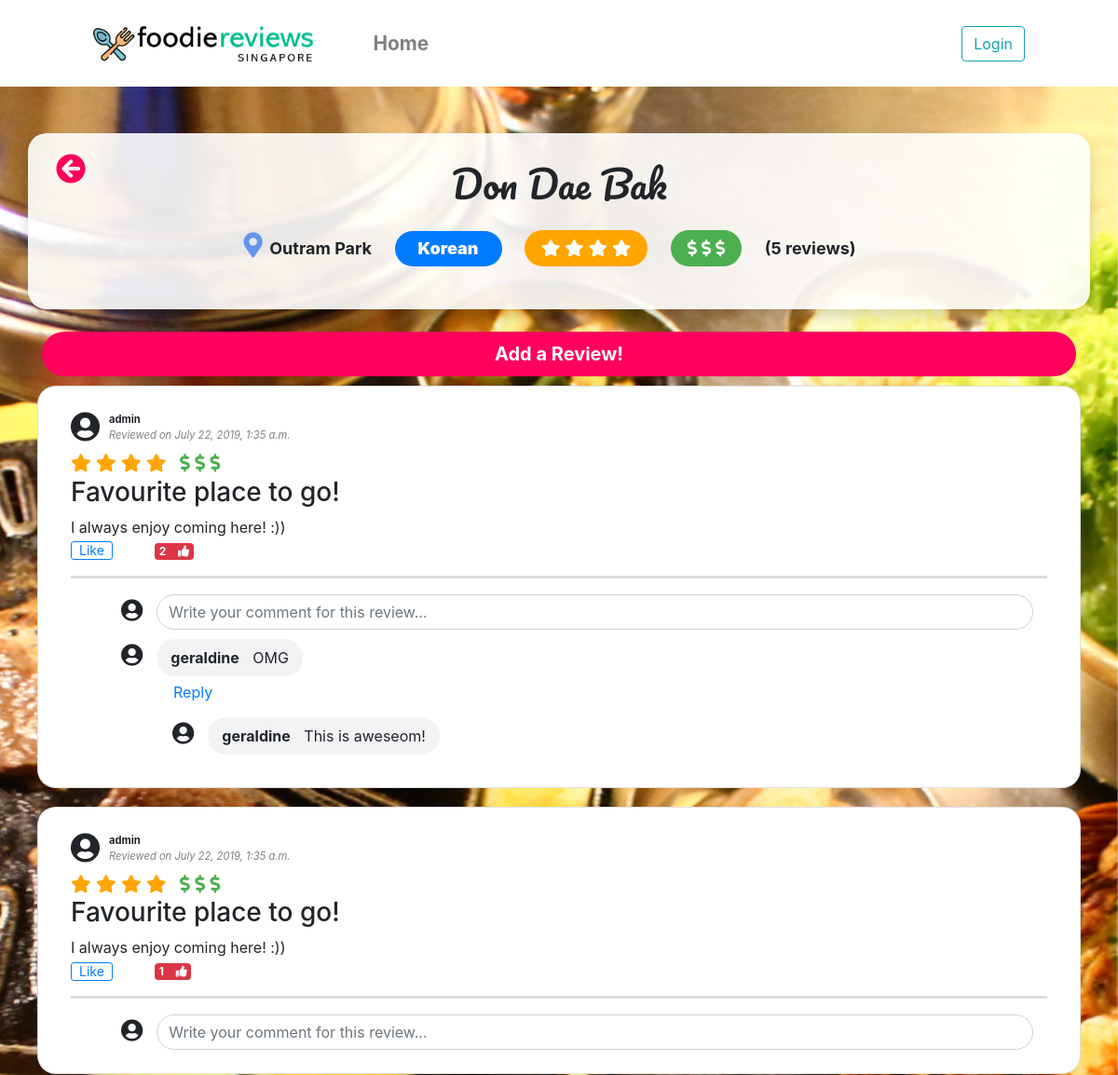
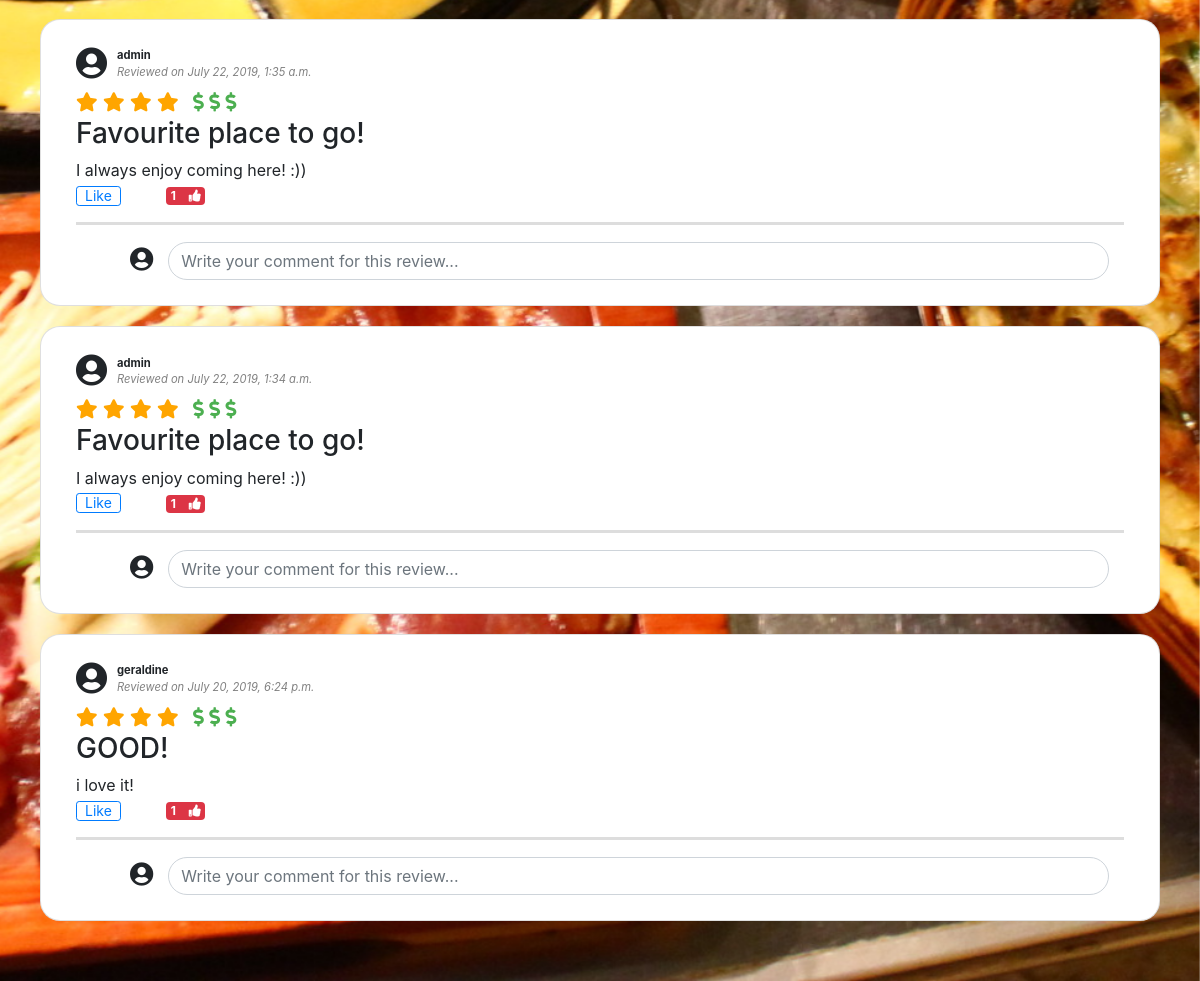
Page /reviewapp/resto/5/ on the committed database (2 pictures, top to bottom).
### reviewapp/models.py (models this page shows, shortened)
class Restaurant(models.Model):
    category=models.ForeignKey(Category,on_delete=models.CASCADE)
    restaurant_text= models.CharField(max_length=100)
    restaurant_address= models.CharField(max_length=100)
    def review_amount(self):
        return self.review_set.count()
    def rating(self):
        if self.review_amount() is 0:
            return 0
        ratings = [r.review_rate for r in self.review_set.all()]
        avg_rate = round(statistics.mean(ratings))
        avg_rate = 1 if avg_rate is 0 else avg_rate
        return avg_rate
    def pricing(self):
        if self.review_amount() is 0:
            return 0
        prices = [r.review_price for r in self.review_set.all()]
        avg_price = round(statistics.mean(prices))
        avg_price = 1 if avg_price is 0 else avg_price
        return avg_price

class Category(models.Model):
    category_text = models.CharField(max_length=50)

class Review(models.Model):
    restaurant = models.ForeignKey(Restaurant,on_delete=models.CASCADE)
    review_user = models.ForeignKey(User, on_delete=models.CASCADE)
    review_title = models.CharField(max_length=100)
    review_description = models.CharField(max_length=500)
    review_rate = models.IntegerField(default = 0)
    review_price = models.IntegerField(default = 0)
    review_date = models.DateTimeField(auto_now_add=True)

class Comment(models.Model):
    review = models.ForeignKey(Review,on_delete=models.CASCADE)
    comment_user = models.ForeignKey(User, on_delete=models.CASCADE)
    comment_description = models.CharField(max_length=500)

class Reply(models.Model):
    comment = models.ForeignKey(Comment,on_delete=models.CASCADE)
    reply_user = models.ForeignKey(User, on_delete=models.CASCADE)
    reply_description = models.CharField(max_length=500)

### reviewapp/views.py (the view)
# urls.py: path('resto/<int:restaurant_id>/', views.details, name='details'),
def details(request, restaurant_id):
    restaurant = Restaurant.objects.filter(pk=restaurant_id).first()
    user_liked_reviews = []
    if request.user.is_authenticated:
        user_liked_reviews = get_liked_reviews_by_user_and_restaurant(request.user, restaurant)
    context = {
        'restaurant': restaurant,
        'user': request.user,
        'user_liked_reviews': user_liked_reviews
    }
    return render(request, 'reviewapp/details.html', context)

### reviewapp/templates/reviewapp/details.html (shortened to what this page needs)
{% extends 'reviewapp/base.html' %}
{% block content %}
<div id="outer"
style="width:100%; min-height: 100vh; background:url('/static/reviewapp/images/{{ restaurant.pk }}.jpg') no-repeat fixed center; background-size: cover;">
    <div class="content-container container">
        <div class="row">
            <div id="restaurant-summary" class="col card border-0 shadow mb-4">
                <div class="card-body">
                    <a href="{% url 'reviewapp:home'%}" class="back-button">
                        <i class="fas fa-arrow-circle-left"></i>
                    </a>
                    <h1>{{restaurant.restaurant_text}}</h1>
                    <label class="review-liner">
                        <span style="font-size: 1.5em;">
                            <i class="fas fa-map-marker-alt" style="color:cornflowerblue;" ></i>
                        </span>
                        <strong>{{ restaurant.restaurant_address }}</strong>
                    </label>
                    <label class="review-liner">
                        <p><span class="badge badge-pill badge-primary category"><strong>{{ restaurant.category.category_text }}</strong></span></p>
                    </label>
                    <label class="review-liner">
                        <div class="rate">
                            {% for i in restaurant.rating|rjust:restaurant.rating %}
                            <i class="fas fa-star"/></i>
                            {% endfor %}
                        </div>
                    </label>
                    <label class="review-liner">
                        <div class="price">
                            {% for i in restaurant.pricing|rjust:restaurant.pricing %}
                            <i class="fas fa-dollar-sign"></i>
                            {% endfor %}
                        </div>
                    </label>
                    <label class="review-liner">
                        <strong>({{ restaurant.review_set.count }} reviews)</strong>
                    </label>
                </div>
            </div>
        </div>
        <a href="{% url 'reviewapp:add' restaurant.id %}" id="add-review" class="btn btn-lg btn-block">
            <strong>Add a Review!</strong>
        </a>
        {% if restaurant.review_set.all %}
            {% for review in restaurant.review_set.all|dictsortreversed:"pk" %}
                <div class="row">
                    <div class="col card" style="margin: 10px">
                        <div class="card-body">
                            <div class="user-bar">
                                <span class="user-icon"><i class="fas fa-user-circle"></i></span>
                                <div class="user-icon-side review-meta-data">
                                    <span><strong>{{review.review_user}}</strong></span><br>
                                    <span class="date">Reviewed on {{ review.review_date }}</span>
                                </div>
                            </div>
                            <label class="review-liner-small review-icon">
                                {% for i in review.review_rate|rjust:review.review_rate %}
                                <i class="fas fa-star rate-small"/></i>
                                {% endfor %}
                            </label>
                            <label id="price" class="review-liner-small review-icon">
                                {% for i in review.review_price|rjust:review.review_price %}
                                <i class="fas fa-dollar-sign price-small"/></i>
                                {% endfor %}
                            </label>
                            <h3>{{ review.review_title }}</h3>
                            {{review.review_description}}
                            <div id="rl{{ review.id }}" class="row">
                                <div class="col-1">
                                    {% if review.id in user_liked_reviews %}
                                        <span class="badge badge-primary">Liked! </span>
                                    {% else %}
                                    <form action="#" method="post" onsubmit="addLike(this); return false;">
                                        <input type="submit" value="Like" class="btn btn-outline-primary btn-sm" style="height:20px;line-height: 0px;"></input>
                                    </form>
                                    {% endif %}
                                </div>
                                <div class="col-1">
                                    <span class="badge badge-danger">
                                        <span class="likes-count" style="padding-right:10px;">{{review.like_set.count}}</span>
                                        <i class="fas fa-thumbs-up"></i>
                                    </span>
                                </div>
                            </div>
                            <hr>
                            <div>
                                <div class="row row-comment-reply">
                                    <span class="user-icon-small col"><i class="fas fa-user-circle"></i></span>
                                    <form action="#" method="post" class="col-11 comment_form" onsubmit="addComment(this); return false;">
                                        <input type="text" class="form-control new-comment-reply" name="comment_description" placeholder="Write your comment for this review...">
                                    </form>
                                </div>
                                <div id="rc{{ review.id }}">
                                    {% for comment in review.comment_set.all|dictsortreversed:"pk" %}
                                        <div>
                                            <div class="row row-comment-reply">
                                                <span class="user-icon-small col"><i class="fas fa-user-circle"></i></span>
                                                <div class="col-11">
                                                    <div class="comment-reply-content">
                                                        <span class="comment-reply-username">{{comment.comment_user}}</span>
                                                        <span class="comment-reply-description">{{comment.comment_description}}</span>
                                                    </div>
                                                </div>
                                            </div>
                                            <div id="cc{{ comment.id }}" class="replies-with-comment-options">
                                                <div class="comment-options">
                                                    <a href="#" onclick="createAddReply({{ comment.id }}, this); return false;">Reply</a>
                                                </div>
                                            </div>
                                            <div id="c{{ comment.id }}" class="replies">
                                                {% for reply in comment.reply_set.all|dictsortreversed:"pk" %}
                                                    <div class="row row-comment-reply">
                                                        <span class="user-icon-small col"><i class="fas fa-user-circle"></i></span>
                                                        <div class="col-11">
                                                            <div class="comment-reply-content">
                                                                <span class="comment-reply-username">{{reply.reply_user}}</span>
                                                                <span class="comment-reply-description">{{reply.reply_description}}</span>
                                                            </div>
                                                        </div>
                                                    </div>
                                                {% endfor %}
                                            </div>
                                        </div>
                                    {% endfor %}
                                </div>
                            </div>
                        </div>
                    </div>
                </div>
            {% endfor %}
        {% else %}
            <div id="no-reviews-yet-message" class="alert alert-success" role="alert">
                <p>There are no reviews for {{ restaurant.restaurant_text }} yet.</p>
                <p>Would you like to start writing a review?</p>
            </div>
        {% endif %}
    </div>
</div>
{% load static %}
<link rel="stylesheet" type="text/css" href="{% static 'reviewapp/style/restaurantdetails.css' %}" />
{% load staticfiles %}
{% endblock %}

### reviewapp/static/reviewapp/style/style.css (style rules this page uses)
body { background-color: #F0F0F0; min-height: 100%; }
.content-container { padding: 50px 0px; }
.back-button { position: absolute; top: 15px; left: 30px; font-size:2em; color:rgb(255,0,93); }

### reviewapp/static/reviewapp/style/restaurantdetails.css (style rules this page uses)
.price { background-color: #4CAF50; color: white; border-radius: 50px; padding: 6px 18px; text-align: center; }
.price-small { color: #4CAF50; }
.rate { background-color: orange; color:white; border-radius: 50px; padding: 6px 18px; text-align: center; }
.rate-small { color:orange; }
.review-liner { margin: 15px 20px 0px 0px; font-size: 18px; }
.review-liner-small { margin: 0px 10px 0px 0px; font-size: 15px; }
#restaurant-summary { padding: 10px; background: rgba(255,255,255, 0.9); text-align: center; }
h1 { font-family: Pacifico, sans-serif; }
.card { border-radius: 20px; }
.user-icon { font-size: 2em; }
.user-icon-small { font-size: 1.5em; text-align: right; padding-right: 10px; }
.date { font-style: italic; color:grey; }
hr { display: block; height: 1px; border: 0; border-top: 3px solid #ddd; margin: 1em 0; padding: 0; }
.user-bar { display: table; }
.user-icon-side { display: table-cell; vertical-align: middle; padding-left: 10px; }
.review-meta-data { font-size: 0.7em; }
.review-icon { font-size: 1.2em; }
.comment-reply-content { background-color: #F2F3F5; border-radius: 25px; padding: 8px 15px 8px 15px; display: inline-block; margin-bottom: 0; }
.comment-options { padding: 0px 15px 0px 50px; display: block; }
.new-comment-reply { border-radius: 30px; }
.replies { margin-left:60px; margin-bottom:15px; }
.replies-with-comment-options { margin-left:60px; margin-bottom:15px; }
.col-11 { padding-left:5px; }
.row-comment-reply { margin: 10px 0px 5px 0px; }
.comment-reply-username { padding-right:10px; font-weight: bold; }
#add-review { background: rgba(255,0,93, 1); color: #ffffff; border-radius: 50px; }
.category { font-size: 1em; padding: 10px 25px; }

### rows in the picture
Restaurant: restaurant_text "Don Dae Bak", restaurant_address "Outram Park", category.category_text "Korean", review_set.count "5"
Review: review_user "admin", review_date "July 22, 2019, 1:35 a.m.", review_rate 4 (drawn), review_price 3 (drawn), review_title "Favourite place to go!", review_description "I always enjoy coming here! :))", like_set.count "2"
Comment: comment_user "geraldine", comment_description "OMG"
Reply: reply_user "geraldine", reply_description "This is aweseom!"
Review: review_user "admin", review_date "July 22, 2019, 1:35 a.m.", review_rate 4 (drawn), review_price 3 (drawn), review_title "Favourite place to go!", review_description "I always enjoy coming here! :))", like_set.count "1"
Review: review_user "admin", review_date "July 22, 2019, 1:35 a.m.", review_rate 4 (drawn), review_price 3 (drawn), review_title "Favourite place to go!", review_description "I always enjoy coming here! :))", like_set.count "1"
Review: review_user "admin", review_date "July 22, 2019, 1:34 a.m.", review_rate 4 (drawn), review_price 3 (drawn), review_title "Favourite place to go!", review_description "I always enjoy coming here! :))", like_set.count "1"
Review: review_user "geraldine", review_date "July 20, 2019, 6:24 p.m.", review_rate 4 (drawn), review_price 3 (drawn), review_title "GOOD!", review_description "i love it!", like_set.count "1"
